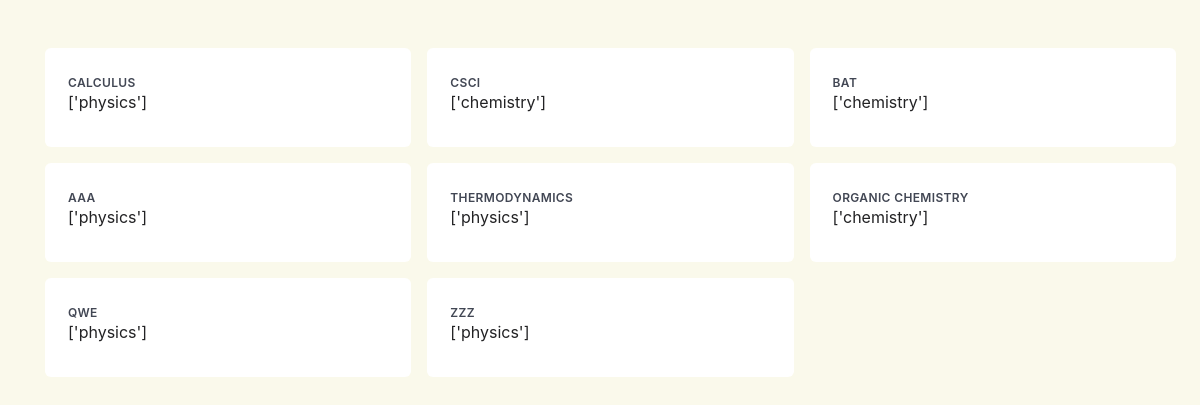
Before: /courses/ with the older database file.
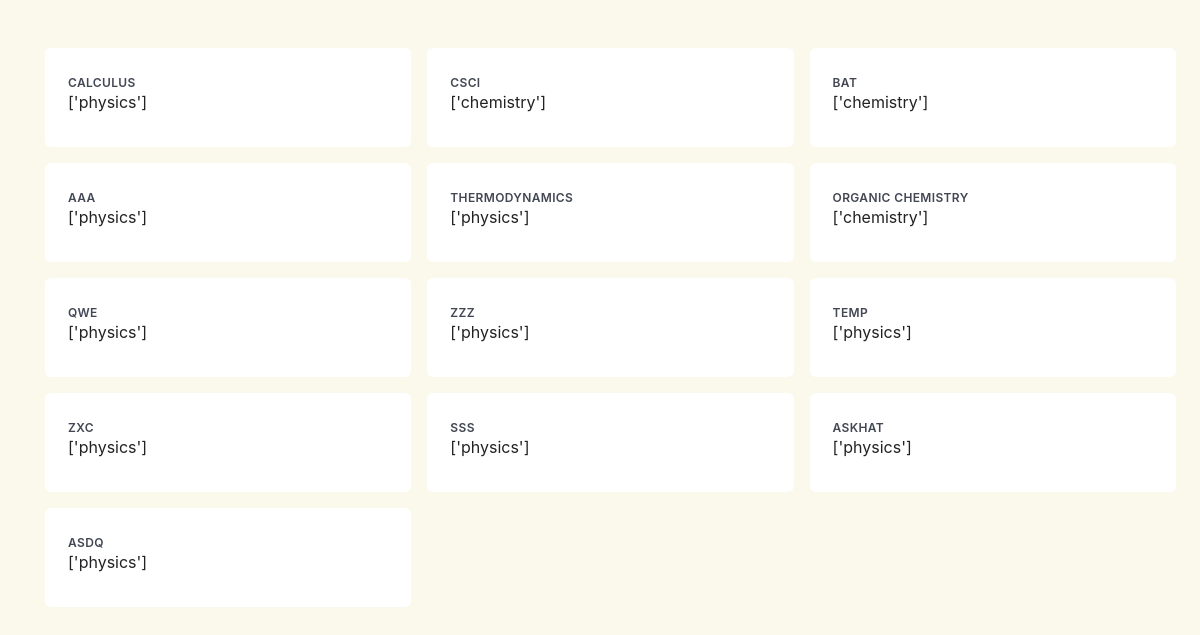
After: the same page with the newer database file.
### main/models.py (models this page shows, shortened)
class Course(models.Model):
    name = models.CharField(max_length=100, primary_key=True)
    course_type = models.CharField(max_length=100)
    creator_email = models.CharField(max_length=100)

### main/views.py (the view)
# urls.py: path('courses/',views.courses,name="courses"),
def courses(request):
    context = {
        'courses' : Course.objects.all()
    }
    return render(request,'main/courses.html', context)

### main/templates/main/courses.html (shortened to what this page needs)
{% extends "main/base.html" %}
{% load static %}
{% block title %}
    <link rel="stylesheet" type="text/css" href="{% static 'main/homework.css' %}">
{% endblock %}
{% block content %}
<br/>
<br/>
    <div class="wrapper">
        {% for course in courses %}
            <a href="#" class="box">
                <h3 class="topic">
                    {{ course.name }}
                </h3>
                <p class="information">
                    {{ course.course_type }}
                </p>
            </a>
        {% endfor %}
    </div>
{% endblock content %}

Changed rows visible on the page:
added Course: name "TEMP", course_type "['physics']"
added Course: name "ZXC", course_type "['physics']"
added Course: name "SSS", course_type "['physics']"
added Course: name "ASKHAT", course_type "['physics']"
added Course: name "ASDQ", course_type "['physics']"
